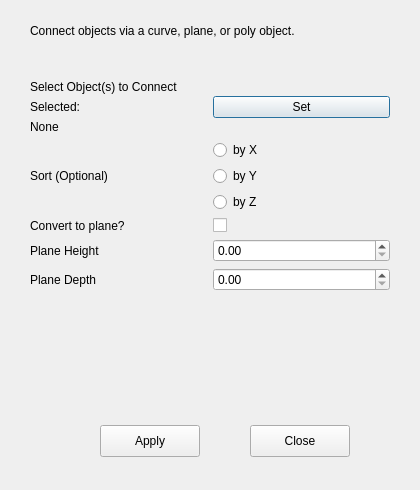
<?xml version="1.0" encoding="UTF-8"?>
<ui version="4.0">
 <class>Dialog</class>
 <widget class="QDialog" name="Dialog">
  <property name="geometry">
   <rect>
    <x>0</x>
    <y>0</y>
    <width>420</width>
    <height>490</height>
   </rect>
  </property>
  <property name="windowTitle">
   <string>Dialog</string>
  </property>
  <widget class="QLabel" name="label_1">
   <property name="geometry">
    <rect>
     <x>30</x>
     <y>20</y>
     <width>581</width>
     <height>21</height>
    </rect>
   </property>
   <property name="text">
    <string>Connect objects via a curve, plane, or poly object.</string>
   </property>
  </widget>  
  <widget class="QWidget" name="gridLayoutWidget">
   <property name="geometry">
    <rect>
     <x>30</x>
     <y>80</y>
     <width>360</width>
     <height>360</height>
    </rect>
   </property>
   <layout class="QGridLayout" name="gridLayout"> 
    <item row="1" column="0">
     <layout class="QVBoxLayout" name="verticalLayout_4">
      <item>
       <widget class="QLabel" name="label_2">
        <property name="text">
         <string>Select Object(s) to Connect</string>
        </property>
       </widget>
      </item>
      <item>
       <layout class="QHBoxLayout" name="horizontalLayout_6">
        <item>
         <widget class="QLabel" name="label_3">
          <property name="text">
           <string>Selected:</string>
          </property>
        <property name="maximumSize">
         <size>
          <width>16777215</width>
          <height>16777215</height>
         </size>
        </property>
         </widget>
        </item>
       </layout>
      </item>
      <item>
       <widget class="QLabel" name="connecting_objs">
        <property name="sizePolicy">
        </property>
        <property name="text">
         <string>None</string>
        </property>
        <property name="wordWrap">
         <bool>true</bool>
        </property>
       </widget>
      </item>
     </layout>
    </item> 
    <item row="3" column="0">
     <widget class="QLabel" name="label_4">
      <property name="text">
       <string>Sort (Optional)</string>
      </property>
     </widget>
    </item>  
    <item row="3" column="1">
     <layout class="QGridLayout" name="gridLayout_4">
      <item row="0" column="0">
       <widget class="QRadioButton" name="x_radio">
        <property name="text">
         <string>by X</string>
        </property>
        <attribute name="buttonGroup">
          <string notr="true">buttonGroup</string>
       </attribute>
       </widget>
      </item>
      <item row="2" column="0">
       <widget class="QRadioButton" name="y_radio">
        <property name="text">
         <string>by Y</string>
        </property>
        <attribute name="buttonGroup">
          <string notr="true">buttonGroup</string>
       </attribute>
       </widget>
      </item>
      <item row="3" column="0">
       <widget class="QRadioButton" name="z_radio">
        <property name="text">
         <string>by Z</string>
        </property>
        <attribute name="buttonGroup">
          <string notr="true">buttonGroup</string>
       </attribute>
       </widget>
      </item>
     </layout>
    </item>
    <item row="1" column="1">
     <widget class="QPushButton" name="connecting_button">
      <property name="text">
       <string>Set</string>
      </property>
     </widget>
    </item>
    <item row="5" column="0">
     <widget class="QLabel" name="label_5">
      <property name="text">
       <string>Convert to plane?</string>
      </property>
     </widget>
    </item>  
    <item row="5" column="1">
     <layout class="QGridLayout" name="gridLayout_4">
      <item row="0" column="0">
       <widget class="QCheckBox" name="plane_check">
        <property name="text">
         <string></string>
        </property>
       </widget>
      </item>
     </layout>
    </item>
    <item row="7" column="0">
     <widget class="QLabel" name="label_5">
      <property name="text">
       <string>Plane Height</string>
      </property>
     </widget>
    </item>
    <item row="7" column="1">
     <widget class="QDoubleSpinBox" name="num_height"/>
    </item>
    <item row="8" column="1">
     <widget class="QDoubleSpinBox" name="num_extrudeVal"/>
    </item>
    <item row="8" column="0">
     <widget class="QLabel" name="label_5">
      <property name="text">
       <string>Plane Depth</string>
      </property>
     </widget>
    </item>
     <item row="9" column="0">
     <widget class="QLabel" name="warnings">
      <property name="text">
       <string/>
      </property>
     </widget>
    </item>
   </layout>
   
  </widget>
  
  <widget class="QPushButton" name="apply_button">
   <property name="geometry">
    <rect>
     <x>100</x>
     <y>425</y>
     <width>100</width>
     <height>32</height>
    </rect>
   </property>
   <property name="text">
    <string>Apply</string>
   </property>
  </widget>
  <widget class="QPushButton" name="close_button">
   <property name="geometry">
    <rect>
     <x>250</x>
     <y>425</y>
     <width>100</width>
     <height>32</height>
    </rect>
   </property>
   <property name="text">
    <string>Close</string>
   </property>
  </widget>
 </widget>
 <resources/>
 <connections/>
 <buttongroups>
  <buttongroup name="shapeGrp"/>
  <buttongroup name="sortGrp"/>
 </buttongroups>
</ui>
